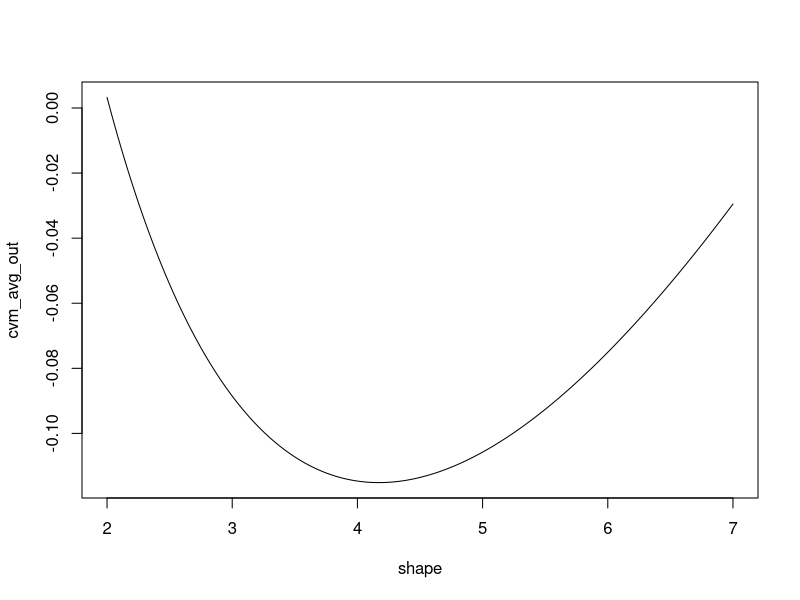
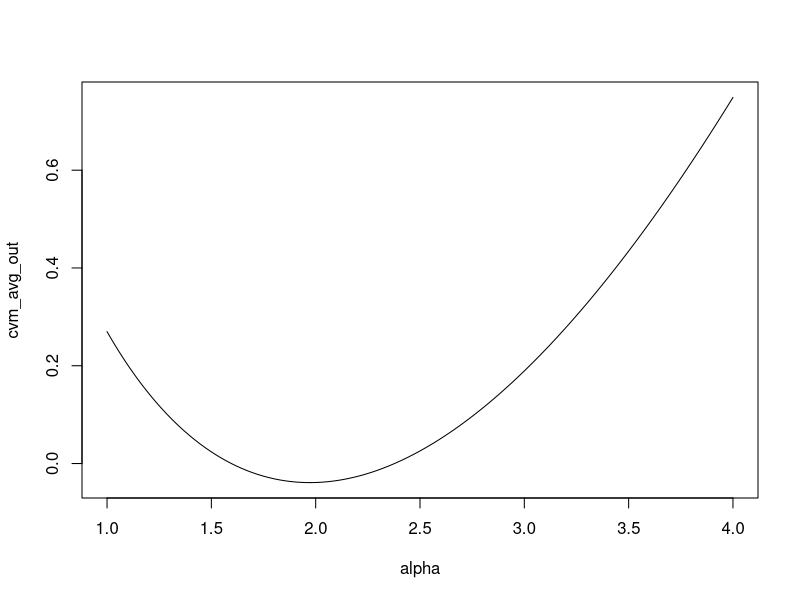
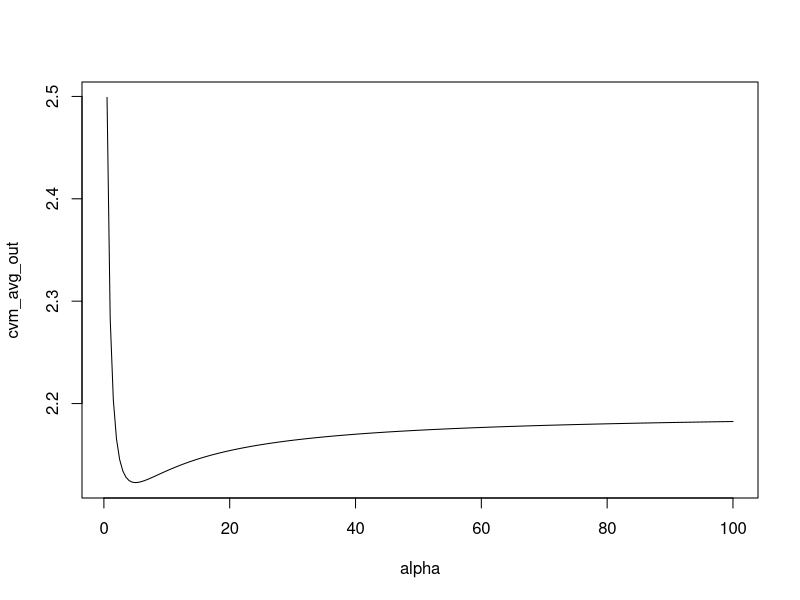
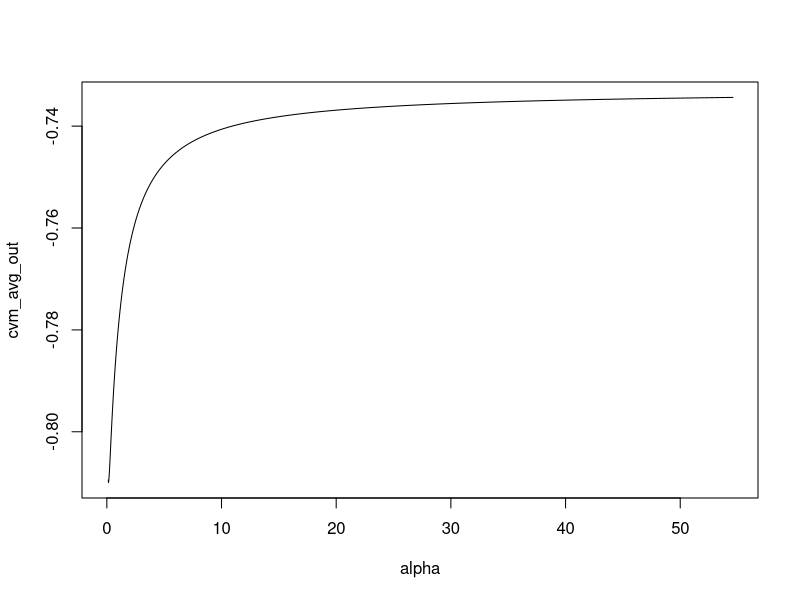
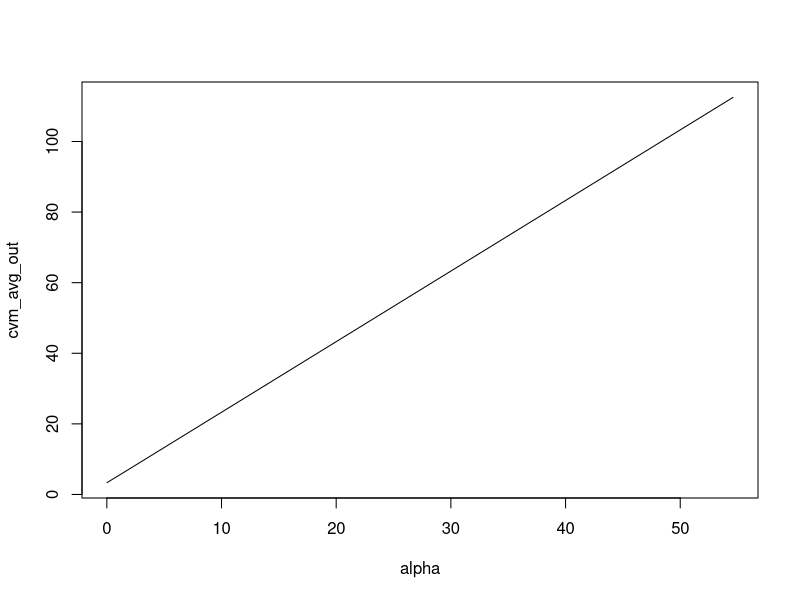
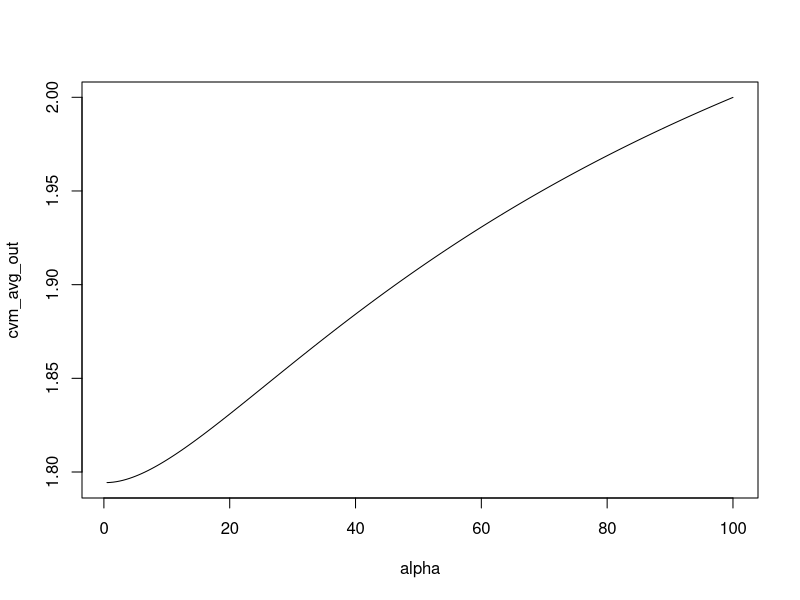
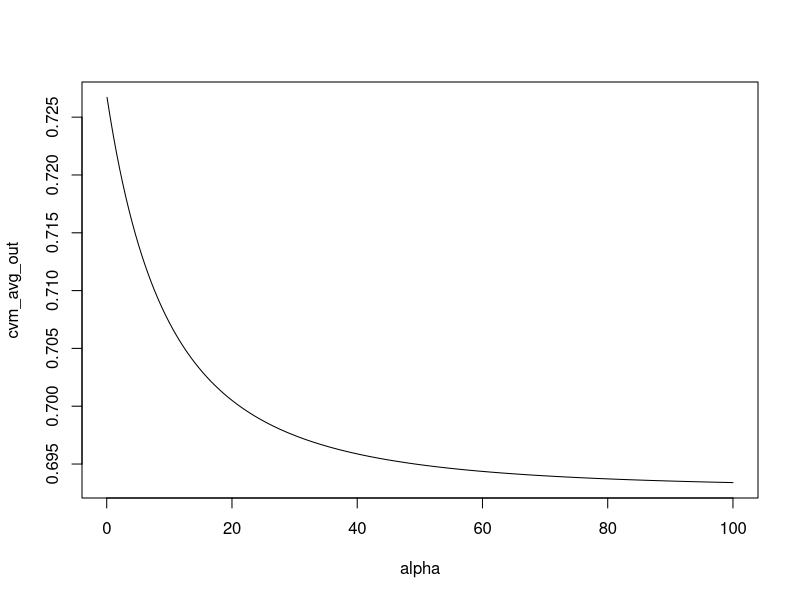
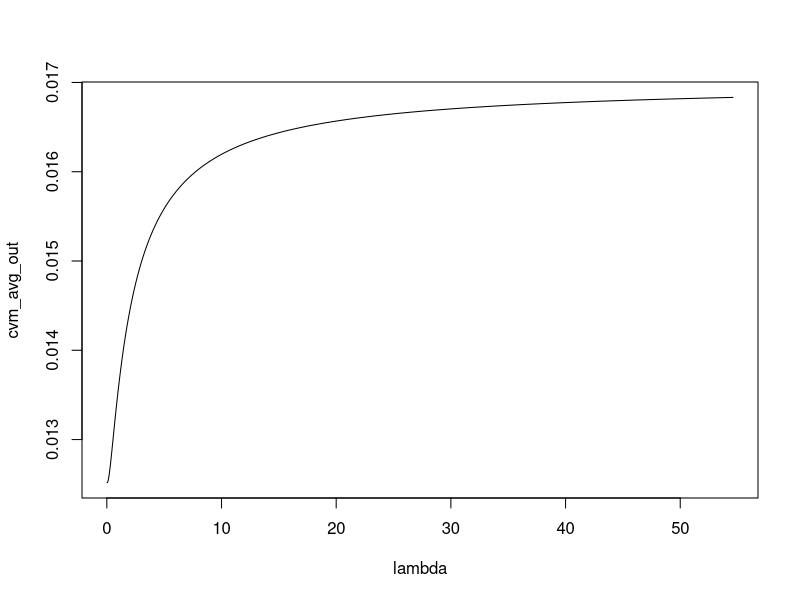

Reproduce these figures in R, in order.
## ---- chunk 1
knitr::opts_chunk$set(echo = TRUE)
## ---- chunk 2
SPLIT_Kfold = function(n,K){
  ind = c(1:n)
  out = list()
  for(i in 1:(K-1)){
    size = length(ind)*1/(K-i+1)
    split = sort(sample(ind,size))
    ind = ind[ !( ind %in% split ) ]
    out[[i]] = split
  }
  out[[K]] = ind
  return(out)
}

CV_Kfold = function(data,K_SPLIT,FIT,CVM,...){
  if("matrix"%in%class(data) || "data.frame"%in%class(data)){
    n = dim(data)[1] #nrow(data)
  }else{#assume data is a vector
    n = length(data)
  }
  if(class(K_SPLIT)=="list"){
    split_ind = K_SPLIT
    K = length(K_SPLIT)
  }else{
    split_ind = SPLIT_Kfold(n,K_SPLIT)
    K = K_SPLIT
  }
  cvm = rep(NA,K)
  ind = c(1:n)
  for(i in 1:K){
    train_ind = ind[ -split_ind[[i]] ]
    fit = FIT(data,train_ind,...)
    cvm[i] = CVM(fit=fit,data,train_ind,...)
  }
  return(list(cvm = cvm, avg_cvm = mean(cvm), split_ind = split_ind))
}
## ---- chunk 3
FIT_gamma = function(x,train_ind,shape){
  data_train = x[train_ind]
  rate = shape/mean(data_train)
  return(rate)
}

CVM_gamma = function(fit_output,x,train_ind,shape){
  data_test = x[-train_ind]
  rate = fit_output
  return(-mean(dgamma(data_test,shape,rate,log=TRUE)))
}
## ---- chunk 4
# data loading
library(boot); data(poisons); y = poisons$time
alpha = shape = seq(2,7,length.out=501)
cvm_avg_out = rep(NA,length(shape))
# get the splits
K = 5
n = length(y)
splits = SPLIT_Kfold(n,K)

for(i in 1:length(shape)){
  cvm_avg_out[i] = CV_Kfold(y,splits,FIT_gamma,CVM_gamma,shape[i])$avg_cvm
}

plot(cvm_avg_out~shape,type="l")
shape[which.min(cvm_avg_out)]
## ---- chunk 5
FIT_weibull = function(x,train_ind,alpha){
  data_train = x[train_ind]
  scale = (mean(data_train^alpha))^(1/alpha)
  return(scale)
}

CVM_weibull = function(fit_output,x,train_ind,shape){
  data_test = x[-train_ind]
  scale = fit_output
  return(-mean(dweibull(data_test,shape,scale,log=TRUE)))
}
## ---- chunk 6
# data loading 
library(boot); data(poisons); y = poisons$time
alpha = seq(1,4,length.out=301)
cvm_avg_out = rep(NA,length(alpha))
# get the splits
K = 5
n = length(y)
splits = SPLIT_Kfold(n,K)

for(i in 1:length(alpha)){
  cvm_avg_out[i] = CV_Kfold(y,splits,FIT_weibull,CVM_weibull,alpha[i])$avg_cvm
}

plot(cvm_avg_out~alpha,type="l")
alpha[which.min(cvm_avg_out)]
## ---- chunk 7
FIT_negbi = function(x,train_ind,alpha){
  data_train = x[train_ind]
  theta = (mean(data_train)) / (alpha+mean(data_train))
  return(theta)
}

CVM_negbi = function(fit_output,x,train_ind,alpha){
  data_test = x[-train_ind]
  theta = fit_output
  return(-mean(dnbinom(data_test,size=alpha,prob=1-theta,log=TRUE)))
}
## ---- chunk 8
# data loading 
library(boot); data(discoveries); y = discoveries
alpha = seq(0.5,100,length.out=200)
cvm_avg_out = rep(NA,length(alpha))
# get the splits
K = 5
n = length(y)
splits = SPLIT_Kfold(n,K)

for(i in 1:length(alpha)){
  cvm_avg_out[i] = CV_Kfold(y,splits,FIT_negbi,CVM_negbi,alpha[i])$avg_cvm
}

plot(cvm_avg_out~alpha,type="l")
alpha[which.min(cvm_avg_out)]
## ---- chunk 9
FIT_typeIII = function(x,train_ind,alpha){
  data_train = x[train_ind]
  estimate = mle_logisIII_fixed_shape(data_train,alpha)
  return(estimate)
}

CVM_typeIII = function(fit_output,x,train_ind,alpha){
  data_test = x[-train_ind]
  loss = -mean(dlogisIII(data_test,mu=fit_output[1],sigma=fit_output[2],alpha=alpha,log=TRUE))
  return(loss)
}
# density
dlogisIII = function(x,mu,sigma,alpha,log=FALSE){
  z = 1/(1+exp(-(x-mu)/sigma))
  out = dbeta(z,alpha,alpha,log=TRUE)+log(z)+log(1-z)-log(sigma)
  if(log==TRUE){return(out)}else{return(exp(out))}
}
# mle
mle_logisIII_fixed_shape = function(y,alpha){
  f = function(theta){
    mu=theta[1]; sigma = exp(theta[2]);
    return(sum(dlogisIII(y,mu,sigma,alpha,log=TRUE)))
  }
  opt = optim(c(0,0),f,control=list(fnscale=-1,reltol=1e-12))
  return(c(mu=opt$par[1],sigma=exp(opt$par[2])))
}
## ---- chunk 10
# data loading
library(boot); data(acme); y=acme$acme
alpha = exp(seq(-4,4,length.out=201))
cvm_avg_out = rep(NA,length(alpha))
# get the splits
K = 5
n = length(y)
splits = SPLIT_Kfold(n,K)

for(i in 1:length(alpha)){
  cvm_avg_out[i] = CV_Kfold(y,splits,FIT_typeIII,CVM_typeIII,alpha[i])$avg_cvm
}

plot(cvm_avg_out~alpha,type="l")
alpha[which.min(cvm_avg_out)]
summary(cvm_avg_out)
## ---- chunk 11
dhyperbolic = function(x,mu,sigma,alpha,log=FALSE){
  out = -alpha*sqrt(1+(x-mu)^2/sigma^2)-log(2*sigma)-alpha-log(besselK(alpha,1,TRUE))
  if(log==TRUE){return(out)}else{return(exp(out))}
}


# mle function
mle_hyperbolic_fixed_shape = function(y,alpha){
  f = function(theta){
    mu=theta[1]; sigma = exp(theta[2]);
    return(sum(dhyperbolic(y,mu,sigma,alpha,log=TRUE)))
  }
  opt = optim(c(0,0),f,control=list(fnscale=-1,reltol=1e-12))
  return(c(mu=opt$par[1],sigma=exp(opt$par[2])))
}

FIT_hyper = function(x,train_ind,alpha){
  data_train = x[train_ind]
  estimate = mle_hyperbolic_fixed_shape(data_train,alpha)
  return(estimate)
}

CVM_hyper = function(fit_output,x,train_ind,alpha){
  data_test = x[-train_ind]
  loss = -mean(dhyperbolic(data_test,mu=fit_output[1],sigma=fit_output[2],alpha=alpha,log=TRUE))
  return(loss)
}
## ---- chunk 12
# data loading
library(boot); data(amis); y=amis$speed
alpha = exp(seq(-4,4,length.out=201))
cvm_avg_out = rep(NA,length(alpha))
# get the splits
K = 5
n = length(y)
splits = SPLIT_Kfold(n,K)

for(i in 1:length(alpha)){
  cvm_avg_out[i] = CV_Kfold(y,splits,FIT_hyper,CVM_hyper,alpha[i])$avg_cvm
}

plot(cvm_avg_out~alpha,type="l")
alpha[which.min(cvm_avg_out)]
## ---- chunk 13
FIT_PoiGam = function(x,train_ind,alpha){
  data_train = x[train_ind]
  theta_hat = (alpha+sum(data_train))/(alpha+length(data_train))
  return(theta_hat)
}

CVM_PoiGam = function(fit_output,x,train_ind,alpha){
  data_test = x[-train_ind]
  loss = -mean(dpois(data_test,lambda=fit_output,log=TRUE))
  return(loss)
}
## ---- chunk 14
# data loading
library(boot); data(fir); y = fir$count
alpha = seq(0.5,100,length.out=200)
cvm_avg_out = rep(NA,length(alpha))
# get the splits
K = 5
n = length(y)
splits = SPLIT_Kfold(n,K)

for(i in 1:length(alpha)){
  cvm_avg_out[i] = CV_Kfold(y,splits,FIT_PoiGam,CVM_PoiGam,alpha[i])$avg_cvm
}

plot(cvm_avg_out~alpha,type="l")
alpha[which.min(cvm_avg_out)]
## ---- chunk 15
FIT_BernBeta = function(x,train_ind,alpha){
  data_train = x[train_ind]
  theta_hat = (alpha+sum(y))/(2*alpha+length(data_train))
  return(theta_hat)
}

CVM_BernBeta = function(fit_output,x,train_ind,alpha){
  data_test = x[-train_ind]
  loss = -mean(dbinom(data_test,1,prob=fit_output,log=TRUE))
  return(loss)
}
## ---- chunk 16
# data loading
library(boot); data(nodal); y = nodal$stage
alpha= seq(0.05,100,length.out=200)
cvm_avg_out = rep(NA,length(alpha))
# get the splits
K = 5
n = length(y)
splits = SPLIT_Kfold(n,K)

for(i in 1:length(alpha)){
  cvm_avg_out[i] = CV_Kfold(y,splits,FIT_BernBeta,CVM_BernBeta,alpha[i])$avg_cvm
}

plot(cvm_avg_out~alpha,type="l")
alpha[which.min(cvm_avg_out)]
## ---- chunk 17
FIT_L2 = function(x,train_ind,lambda){
  data_train = x[train_ind]
  mu_hat = mean(data_train)/(1+lambda)
  return(mu_hat)
}

CVM_L2 = function(fit_output,x,train_ind,lambda){
  data_test = x[-train_ind]
  loss = mean((data_test-fit_output)^2)
  return(loss)
}
## ---- chunk 18
library(boot); data(acme); y=acme$acme
lambda=exp(seq(-4,4,length.out=201))
cvm_avg_out = rep(NA,length(lambda))
# get the splits
K = 5
n = length(y)
splits = SPLIT_Kfold(n,K)

for(i in 1:length(lambda)){
  cvm_avg_out[i] = CV_Kfold(y,splits,FIT_L2,CVM_L2,lambda[i])$avg_cvm
}

plot(cvm_avg_out~lambda,type="l")
lambda[which.min(cvm_avg_out)]
## ---- chunk 19
FIT_L1 = function(x,train_ind,lambda){
  data_train = x[train_ind]
  y_bar = mean(data_train)
  if(y_bar > lambda){
    mu_hat = y_bar - lambda
  }else if(y_bar < -lambda){
    mu_hat = y_bar + lambda
  }else{
    mu_hat = 0
  }
  return(mu_hat)
}

CVM_L1 = function(fit_output,x,train_ind,lambda){
  data_test = x[-train_ind]
  loss = mean((data_test-fit_output)^2)
  return(loss)
}
## ---- chunk 20
library(boot); data(amis); y=amis$speed
lambda=exp(seq(-4,4,length.out=201))
cvm_avg_out = rep(NA,length(lambda))
# get the splits
K = 5
n = length(y)
splits = SPLIT_Kfold(n,K)

for(i in 1:length(lambda)){
  cvm_avg_out[i] = CV_Kfold(y,splits,FIT_L1,CVM_L1,lambda[i])$avg_cvm
}

plot(cvm_avg_out~lambda,type="l")
lambda[which.min(cvm_avg_out)]
## ---- chunk 21
FIT_L1_2 = function(data,train_ind,lambda){##AJW##
  y = data$y##AJW##
  x = data$x##AJW##
  data_train_x = x[train_ind]
  data_train_y = y[train_ind]
  mean_x = mean(data_train_x)
  mean_y = mean(data_train_y)
  cov_xy_hat = mean((data_train_y-mean_y)*(data_train_x-mean_x))
  var_x_hat = mean((data_train_x-mean_x)^2)
  beta_0 = cov_xy_hat/var_x_hat
  if(cov_xy_hat > lambda){
    beta_hat = beta_0 - lambda
  }else if(cov_xy_hat < -lambda){
    beta_hat = beta_0 + lambda
  }else{
    beta_hat = 0
  }
  alpha_hat = mean_y - beta_hat*mean(data_train_x)
  return(c(alpha=alpha_hat,beta=beta_hat))
}

CVM_L1_2 = function(fit_output,data,train_ind,lambda){##AJW##
  y = data$y##AJW##
  x = data$x##AJW##
  data_test_x = x[-train_ind]
  data_test_y = y[-train_ind]
  loss = mean((data_test_y-(fit_output[1]+data_test_x*fit_output[2]))^2)
  return(loss)
}
## ---- chunk 22
library(palmerpenguins); data("penguins");
y = penguins$flipper_length_mm; x = penguins$body_mass_g;
ind = !(is.na(y) | is.na(x)); y = y[ind]; x = x[ind]
data_xy = data.frame(x=x,y=y) ##AJW##

lambda = exp(seq(-1,7,length.out=201))
cvm_avg_out = rep(NA,length(lambda))
# get the splits
K = 5
n = length(y)
splits = SPLIT_Kfold(n,K)

for(i in 1:length(lambda)){
  cvm_avg_out[i] = CV_Kfold(data_xy,splits,FIT_L1_2,CVM_L1_2,lambda=lambda[i])$avg_cvm ##AJW##
}

plot(cvm_avg_out~lambda,type="l")
lambda[which.min(cvm_avg_out)]
